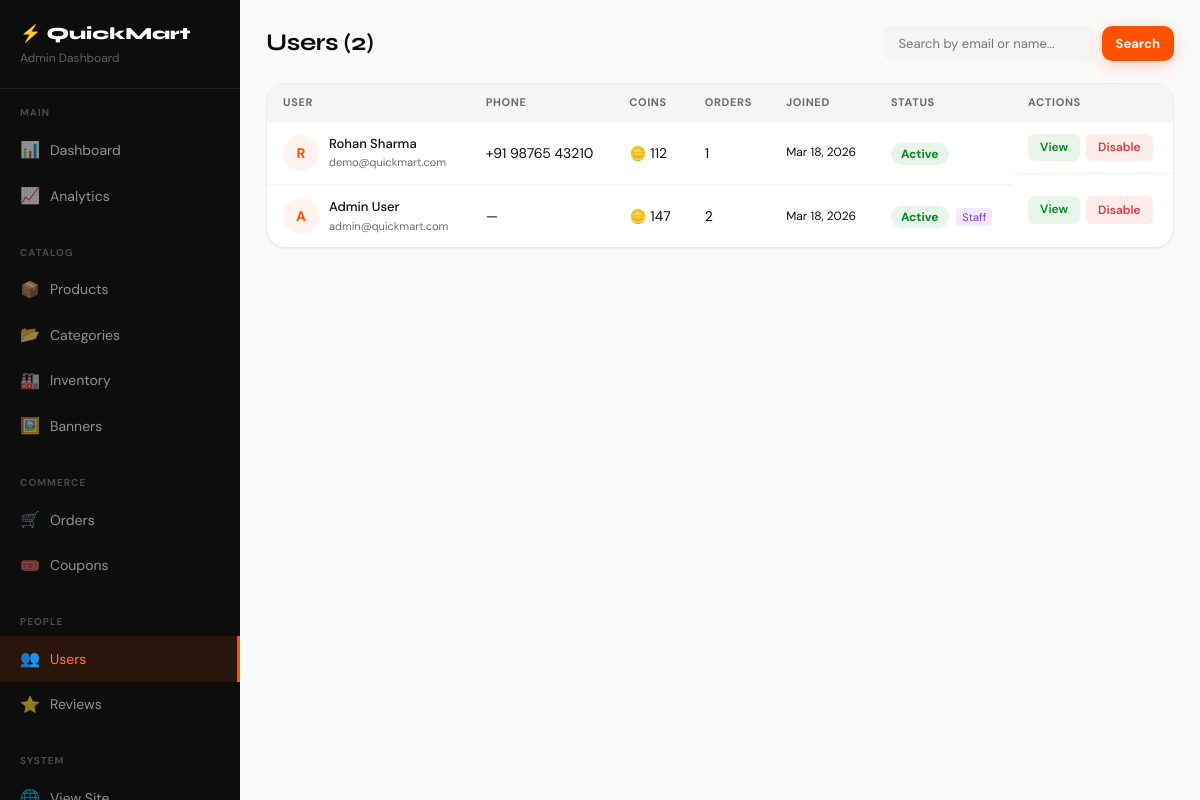
The app's page /admin-panel/users/ (signed in), older data.
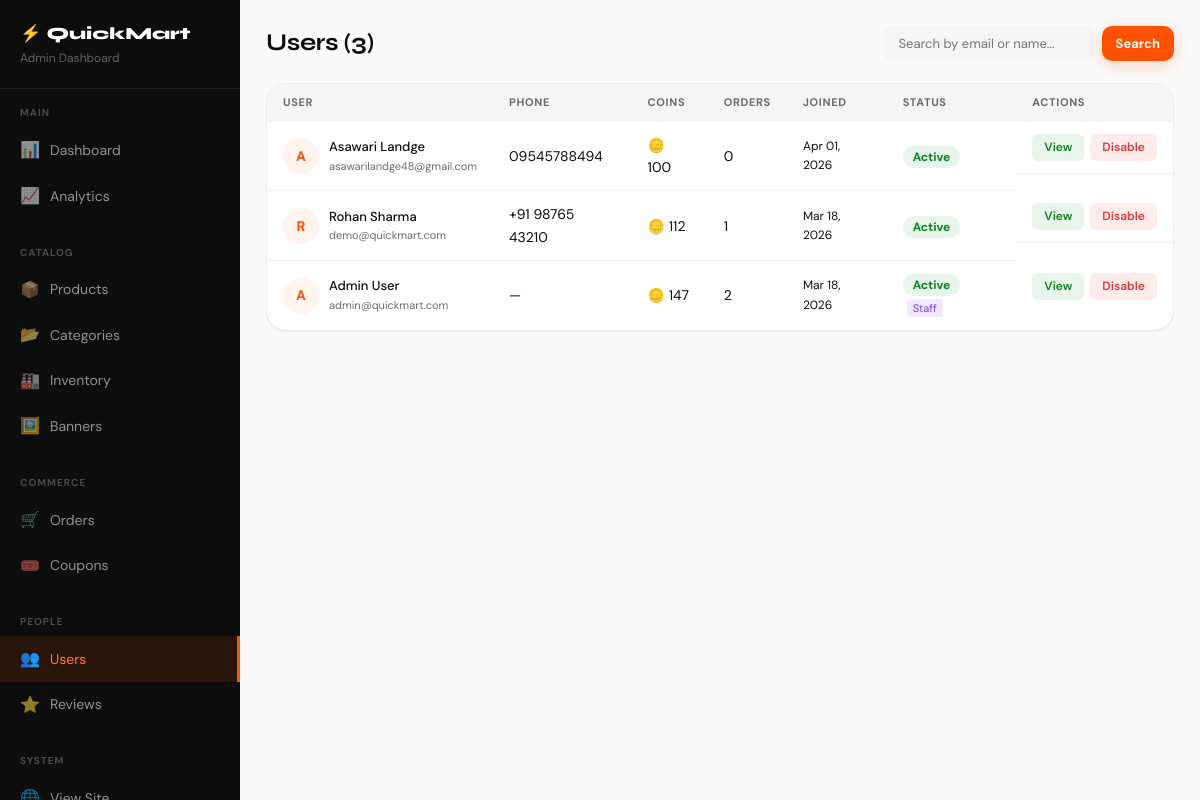
The same page, newer data.
### users/models.py (models this page shows, shortened)
class User(AbstractBaseUser, PermissionsMixin):
    id = models.UUIDField(primary_key=True, default=uuid.uuid4, editable=False)
    email = models.EmailField(unique=True)
    phone = models.CharField(max_length=15, blank=True)
    full_name = models.CharField(max_length=255)
    profile_image = models.ImageField(upload_to='profiles/', null=True, blank=True)
    is_active = models.BooleanField(default=True)
    is_staff = models.BooleanField(default=False)
    is_admin = models.BooleanField(default=False)
    reward_coins = models.IntegerField(default=100)
    referral_code = models.CharField(max_length=10, unique=True, blank=True)
    date_joined = models.DateTimeField(auto_now_add=True)
    updated_at = models.DateTimeField(auto_now=True)
    objects = UserManager()
    USERNAME_FIELD = 'email'
    REQUIRED_FIELDS = ['full_name']
    @property
    def first_name(self): return self.full_name.split()[0] if self.full_name else ''

### admin_panel/views.py (the view)
# urls.py: path('users/', views.users_list, name='users'),
@admin_required
def users_list(request):
    q = request.GET.get('q','')
    users = User.objects.all().order_by('-date_joined')
    if q: users = users.filter(email__icontains=q) | users.filter(full_name__icontains=q)
    return render(request, 'admin_panel/users.html', {'users': users, 'q': q})

### cart/context_processors.py (called while the page is built)
def cart_context(request):
    try:
        cart = get_or_create_cart(request)
        return {'cart': cart, 'cart_count': cart.get_count()}
    except:
        return {'cart': None, 'cart_count': 0}

### cart/models.py (called while the page is built)
    def get_count(self):
        return sum(item.quantity for item in self.items.all())

### cart/views.py (called while the page is built, shortened)
def get_or_create_cart(request):
    if request.user.is_authenticated:
        cart, _ = Cart.objects.get_or_create(user=request.user)
        return cart

### store/context_processors.py (called while the page is built)
def store_context(request):
    return {
        'nav_categories': Category.objects.filter(is_active=True, parent=None).order_by('sort_order')[:8],
    }

### admin_panel/templates/admin_panel/users.html (shortened to what this page needs)
{% extends 'admin_panel/base.html' %}
{% block content %}
<div class="admin-page-header">
  <h1 class="admin-page-title">Users ({{ users|length }})</h1>
  <form method="GET" style="display:flex;gap:8px;">
    <input type="text" name="q" class="search-input" placeholder="Search by email or name..." value="{{ q }}">
    <button type="submit" class="btn-primary" style="font-size:13px;padding:8px 14px;">Search</button>
  </form>
</div>
<div class="admin-card">
  <table class="data-table">
    <thead><tr><th>User</th><th>Phone</th><th>Coins</th><th>Orders</th><th>Joined</th><th>Status</th><th>Actions</th></tr></thead>
    <tbody>
      {% for u in users %}
      <tr>
        <td>
          <div style="display:flex;align-items:center;gap:10px;">
            <div style="width:36px;height:36px;background:var(--brand-light);border-radius:50%;display:grid;place-items:center;font-weight:700;color:var(--brand);flex-shrink:0;">{{ u.first_name|first|upper }}</div>
            <div>
              <div style="font-weight:500;font-size:13px;">{{ u.full_name }}</div>
              <div style="font-size:11px;color:var(--mid);">{{ u.email }}</div>
            </div>
          </div>
        </td>
        <td>{{ u.phone|default:"—" }}</td>
        <td>🪙 {{ u.reward_coins }}</td>
        <td>{{ u.orders.count }}</td>
        <td style="font-size:12px;">{{ u.date_joined|date:"M d, Y" }}</td>
        <td id="user-status-{{ u.id }}">
          {% if u.is_active %}<span class="badge-active">Active</span>{% else %}<span class="badge-inactive">Inactive</span>{% endif %}
          {% if u.is_staff %}<span style="font-size:11px;background:#f3e8ff;color:#7c3aed;padding:2px 6px;border-radius:4px;margin-left:4px;">Staff</span>{% endif %}
        </td>
        <td style="display:flex;gap:6px;">
          <a href="{% url 'admin_panel:user_detail' u.id %}" class="action-btn btn-view-sm">View</a>
          <button class="action-btn {% if u.is_active %}btn-del-sm{% else %}btn-view-sm{% endif %}" onclick="toggleUserActive('{{ u.id }}', this)">{% if u.is_active %}Disable{% else %}Enable{% endif %}</button>
        </td>
      </tr>
      {% empty %}
      <tr><td colspan="7" style="text-align:center;padding:40px;color:var(--mid);">No users found</td></tr>
      {% endfor %}
    </tbody>
  </table>
</div>
{% endblock %}

### admin_panel/templates/admin_panel/base.html (shortened to what this page needs)
{% load static %}
<!DOCTYPE html>
<html lang="en">
<head>
<link rel="stylesheet" href="{% static 'css/main.css' %}">
</head>
<body>
<div class="admin-layout">
  <aside class="admin-sidebar">
    <div class="admin-brand">
      <div class="admin-brand-name">⚡ QuickMart</div>
      <div class="admin-brand-sub">Admin Dashboard</div>
    </div>
    <nav class="admin-nav-section">
      <div class="admin-nav-label">Main</div>
      <a href="{% url 'admin_panel:dashboard' %}" class="admin-nav-link {% if request.resolver_match.url_name == 'dashboard' %}active{% endif %}"><span>📊</span> Dashboard</a>
      <a href="{% url 'admin_panel:analytics' %}" class="admin-nav-link {% if request.resolver_match.url_name == 'analytics' %}active{% endif %}"><span>📈</span> Analytics</a>
    </nav>
    <nav class="admin-nav-section">
      <div class="admin-nav-label">Catalog</div>
      <a href="{% url 'admin_panel:products' %}" class="admin-nav-link {% if 'product' in request.resolver_match.url_name %}active{% endif %}"><span>📦</span> Products</a>
      <a href="{% url 'admin_panel:categories' %}" class="admin-nav-link {% if request.resolver_match.url_name == 'categories' %}active{% endif %}"><span>📂</span> Categories</a>
      <a href="{% url 'admin_panel:inventory' %}" class="admin-nav-link {% if request.resolver_match.url_name == 'inventory' %}active{% endif %}"><span>🏭</span> Inventory</a>
      <a href="{% url 'admin_panel:banners' %}" class="admin-nav-link {% if request.resolver_match.url_name == 'banners' %}active{% endif %}"><span>🖼️</span> Banners</a>
    </nav>
    <nav class="admin-nav-section">
      <div class="admin-nav-label">Commerce</div>
      <a href="{% url 'admin_panel:orders' %}" class="admin-nav-link {% if 'order' in request.resolver_match.url_name %}active{% endif %}"><span>🛒</span> Orders</a>
      <a href="{% url 'admin_panel:coupons' %}" class="admin-nav-link {% if 'coupon' in request.resolver_match.url_name %}active{% endif %}"><span>🎟️</span> Coupons</a>
    </nav>
    <nav class="admin-nav-section">
      <div class="admin-nav-label">People</div>
      <a href="{% url 'admin_panel:users' %}" class="admin-nav-link {% if 'user' in request.resolver_match.url_name %}active{% endif %}"><span>👥</span> Users</a>
      <a href="{% url 'admin_panel:reviews' %}" class="admin-nav-link {% if 'review' in request.resolver_match.url_name %}active{% endif %}"><span>⭐</span> Reviews</a>
    </nav>
    <nav class="admin-nav-section">
      <div class="admin-nav-label">System</div>
      <a href="{% url 'store:home' %}" class="admin-nav-link"><span>🌐</span> View Site</a>
    </nav>
  </aside>
  <main class="admin-main">
    {% block content %}{% endblock %}
  </main>
</div>
</body>
</html>

### static/css/main.css (style rules this page uses)
:root { --brand: #ff5200; --brand-dark: #e64700; --brand-light: #fff3ee; --brand-mid: #ff7a40; --brand-pale: #fff8f5; --dark: #0d0d0d; --dark2: #1a1a1a; --dark3: #282828; --mid: #6b6b6b; --light: #f5f5f5; --lighter: #fafafa; --white: #ffffff; --border: #ebebeb; --border-light: #f2f2f2; --green: #0c831f; --green-light: #e8f5eb; --yellow: #f4c430; --yellow-light: #fef9e5; --red: #d83b3b; --red-light: #fdecea; --blue: #1a56db; --blue-light: #e8f0fe; --shadow-xs: 0 1px 2px rgba(0,0,0,.05); --shadow-sm: 0 2px 8px rgba(0,0,0,.07); --shadow: 0 4px 16px rgba(0,0,0,.1); --shadow-lg: 0 8px 30px rgba(0,0,0,.12); --shadow-brand: 0 4px 16px rgba(255,82,0,.25); --r: 10px; --r-lg: 14px; --r-xl: 20px; --r-2xl: 28px; }
*, *::before, *::after { box-sizing: border-box; margin: 0; padding: 0; }
html { scroll-behavior: smooth; -webkit-tap-highlight-color: transparent; }
body { background: var(--lighter); color: var(--dark); font-family: 'DM Sans', sans-serif; font-size: 15px; line-height: 1.6; overflow-x: hidden; }
h1,h2,h3,h4,h5,h6 { font-family: 'Syne', sans-serif; line-height: 1.2; }
a { text-decoration: none; color: inherit; }
button { cursor: pointer; font-family: inherit; border: none; outline: none; }
input, textarea, select { font-family: inherit; outline: none; border: none; }
.btn-primary { padding: 13px 28px; background: var(--brand); color: #fff; border-radius: 10px; font-size: 15px; font-weight: 700; display: inline-flex; align-items: center; gap: 8px; transition: all .2s; box-shadow: var(--shadow-brand); }
.admin-layout { display: grid; grid-template-columns: 240px 1fr; min-height: 100vh; }
.admin-sidebar { background: var(--dark); color: #fff; position: sticky; top: 0; height: 100vh; overflow-y: auto; }
.admin-brand { padding: 20px; border-bottom: 1px solid rgba(255,255,255,.08); }
.admin-brand-name { font-family: 'Syne', sans-serif; font-size: 17px; font-weight: 800; margin-bottom: 2px; }
.admin-brand-sub { font-size: 12px; color: rgba(255,255,255,.35); }
.admin-nav-section { padding: 10px 0; }
.admin-nav-label { padding: 6px 20px; font-size: 10px; font-weight: 700; text-transform: uppercase; letter-spacing: .1em; color: rgba(255,255,255,.25); }
.admin-nav-link { display: flex; align-items: center; gap: 10px; padding: 10px 20px; font-size: 14px; color: rgba(255,255,255,.55); text-decoration: none; transition: all .15s; border-right: 3px solid transparent; }
.admin-nav-link.active { background: rgba(255,82,0,.12); color: var(--brand-mid); border-right-color: var(--brand); }
.admin-nav-link span { font-size: 16px; width: 20px; text-align: center; }
.admin-main { background: var(--lighter); padding: 26px; overflow-y: auto; }
.admin-page-header { display: flex; align-items: center; justify-content: space-between; margin-bottom: 22px; flex-wrap: wrap; gap: 10px; }
.admin-page-title { font-size: 24px; font-weight: 700; letter-spacing: -.4px; }
.admin-card { background: var(--white); border-radius: var(--r-xl); box-shadow: var(--shadow-xs); overflow: hidden; margin-bottom: 20px; border: 1px solid var(--border); }
.data-table { width: 100%; border-collapse: collapse; }
.data-table th { padding: 10px 16px; text-align: left; font-size: 11px; font-weight: 700; color: var(--mid); text-transform: uppercase; letter-spacing: .06em; background: var(--light); }
.data-table td { padding: 12px 16px; font-size: 14px; border-bottom: 1px solid var(--border-light); }
.data-table tr:last-child td { border-bottom: none; }
.action-btn { padding: 4px 12px; border-radius: 6px; font-size: 12px; font-weight: 600; cursor: pointer; transition: all .15s; border: none; text-decoration: none; display: inline-flex; align-items: center; gap: 3px; }
.btn-view-sm { background: var(--green-light); color: var(--green); }
.btn-del-sm { background: var(--red-light); color: var(--red); }
.search-input { padding: 8px 14px; background: var(--light); border: 1.5px solid transparent; border-radius: 8px; font-size: 13px; width: 210px; transition: all .2s; }
.badge-active { background: var(--green-light); color: var(--green); padding: 3px 10px; border-radius: 20px; font-size: 12px; font-weight: 700; }

Row changes from the older to the newer data that the page shows:
added User: first_name|first "A", full_name "Asawari Landge", email "asawarilandge48@gmail.com", phone "09545788494", reward_coins "100", orders.count "0", date_joined "Apr 01, 2026", is_active "Active"
Text that changed along with them:
{{ users|length }}: "2" → "3"
